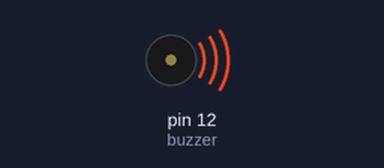
Bench run of a sketch on a simulated Arduino Uno, built with avr-gcc and run on an emulated ATmega328P. On the bench: buzzer (waves = sounding, pin HIGH).

Above: at 0.2 s.
Timing chart, 0 to 3.0 s (numbered marks = the images above):
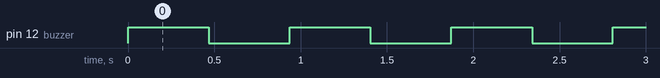

Measured:
- by itself, pin 12 (buzzer): alternates HIGH for 0.47 s and LOW for 0.47 s

The sketch:

active.ino
```cpp
//www.elegoo.com
//2016.12.08

int buzzer = 12;
void setup()
{
 pinMode(buzzer,OUTPUT);
}
void loop()
{
 unsigned char i;
 while(1)
 {
   //output an frequency
   for(i=0;i<468;i++)
   {
    digitalWrite(buzzer,HIGH);
    delay(468);//wait for 1ms
    digitalWrite(buzzer,LOW);
    delay(468);//wait for 1ms
    }
    //output another frequency
     for(i=0;i<100;i++)
      {
        digitalWrite(buzzer,HIGH);
        delay(0);//wait for 2ms
        digitalWrite(buzzer,LOW);
        delay(2);//wait for 2ms
      }
  }
}
```
